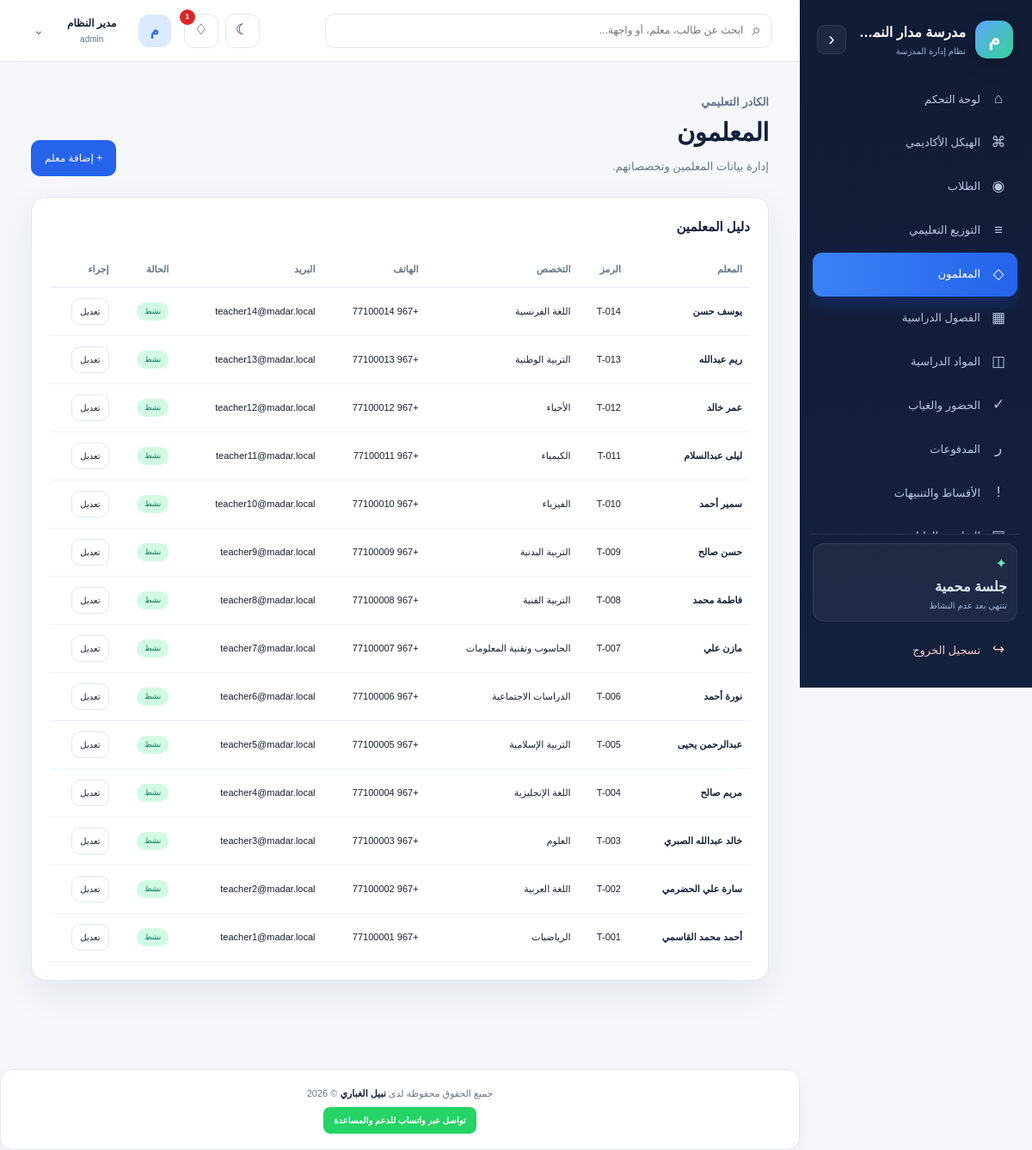
Page /teachers.php (signed in) on the committed database.
### tables this page shows
CREATE TABLE IF NOT EXISTS teachers (
 id INT UNSIGNED AUTO_INCREMENT PRIMARY KEY,
 full_name VARCHAR(120) NOT NULL,
 employee_code VARCHAR(40) DEFAULT NULL UNIQUE,
 subject VARCHAR(100) NOT NULL,
 phone VARCHAR(30) DEFAULT NULL,
 email VARCHAR(150) DEFAULT NULL,
 hire_date DATE DEFAULT NULL,
 status ENUM('active','inactive') NOT NULL DEFAULT 'active',
 created_at TIMESTAMP DEFAULT CURRENT_TIMESTAMP
);

### functions.php (called while the page is built, shortened)
<?php
function e($value): string {
    return htmlspecialchars((string)($value ?? ''), ENT_QUOTES | ENT_SUBSTITUTE, 'UTF-8');
}

### teachers.php (the view, shortened to what this page needs)
<?php
require_once 'config.php'; require_once 'functions.php'; requireLogin(); requirePermission($pdo, 'teachers.view');
$teachers = $pdo->query('SELECT * FROM teachers ORDER BY id DESC')->fetchAll();
$pageTitle = 'المعلمون'; require 'partials/header.php';
?>
<div class="page-heading"><div><p class="eyebrow">الكادر التعليمي</p><h1>المعلمون</h1><p>إدارة بيانات المعلمين وتخصصاتهم.</p></div><div class="actions"><a class="btn btn-primary" href="teachers.php?action=create">+ إضافة معلم</a></div></div>
<section class="panel"><div class="panel-header"><h2>دليل المعلمين</h2></div><div class="table-wrap"><table class="data-table"><thead><tr><th>المعلم</th><th>الرمز</th><th>التخصص</th><th>الهاتف</th><th>البريد</th><th>الحالة</th><th>إجراء</th></tr></thead><tbody><?php foreach ($teachers as $item): ?><tr><td class="student-name"><?= e($item['full_name']) ?></td><td><?= e($item['employee_code'] ?: '-') ?></td><td><?= e($item['subject']) ?></td><td><?= e($item['phone'] ?: '-') ?></td><td><?= e($item['email'] ?: '-') ?></td><td><span class="badge <?= $item['status']==='active'?'badge-success':'badge-muted' ?>"><?= $item['status']==='active'?'نشط':'غير نشط' ?></span></td><td><a class="btn btn-light btn-sm" href="teachers.php?id=<?= (int)$item['id'] ?>">تعديل</a></td></tr><?php endforeach; ?></tbody></table></div></section>
<?php require 'partials/footer.php'; ?>

### assets/css/style.css (style rules this page uses)
:root { --navy:#14213d;--navy-2:#1d4ed8;--blue:#2563eb;--blue-2:#60a5fa;--sky:#eff6ff; --mint:#0f766e;--ink:#172033;--muted:#64748b;--line:#e2e8f0;--bg:#f5f7fb;--white:#fff; --danger:#dc2626;--warning:#d97706;--success:#059669;--shadow:0 14px 40px rgba(20,33,61,.08); }
* { box-sizing:border-box }
html { scroll-behavior:smooth }
body { margin:0;background:var(--bg);color:var(--ink);font-family:Tahoma,Arial,sans-serif;line-height:1.7 }
a { color:inherit;text-decoration:none }
.page-heading { display:flex;align-items:flex-end;justify-content:space-between;gap:20px;margin-bottom:24px }
.eyebrow { color:var(--blue);font-size:11px;font-weight:700;margin:0 0 4px }
.page-heading h1 { margin:0;color:var(--navy);font-size:29px;letter-spacing:-.4px }
.page-heading p { color:var(--muted);margin:4px 0 0;font-size:13px }
.actions { display:flex;gap:8px;flex-wrap:wrap }
.btn { display:inline-flex;align-items:center;justify-content:center;gap:7px;border:1px solid transparent;border-radius:10px;padding:10px 15px;cursor:pointer;font-size:12px;transition:transform .2s ease,box-shadow .2s ease,background .2s ease }
.btn-primary { background:var(--blue);color:#fff }
.btn-light { background:var(--white);border-color:var(--line);color:var(--ink) }
.btn-sm { padding:6px 9px;font-size:10px }
.panel { background:var(--white);border:1px solid var(--line);border-radius:17px;padding:21px;box-shadow:var(--shadow);margin-bottom:18px }
.panel-header { display:flex;align-items:center;justify-content:space-between;gap:12px;margin-bottom:16px }
.panel-header h2 { font-size:15px;margin:0;color:var(--navy) }
.table-wrap { overflow:auto }
.data-table { width:100%;border-collapse:collapse;font-size:11px }
.data-table th { color:var(--muted);font-weight:700;text-align:right;padding:11px 9px;border-bottom:1px solid var(--line);white-space:nowrap }
.data-table td { padding:12px 9px;border-bottom:1px solid #eef2f7;white-space:nowrap }
.data-table tr { transition:background .18s }
.student-name { font-weight:700;color:var(--navy) }
.badge { display:inline-block;border-radius:20px;padding:3px 9px;font-size:9px }
.badge-success { background:#d1fae5;color:#047857 }

### rows in the picture
teachers: full_name "يوسف حسن", employee_code "T-014", subject "اللغة الفرنسية", phone "+967 77100014", email "teacher14@madar.local", status "نشط"
teachers: full_name "ريم عبدالله", employee_code "T-013", subject "التربية الوطنية", phone "+967 77100013", email "teacher13@madar.local", status "نشط"
teachers: full_name "عمر خالد", employee_code "T-012", subject "الأحياء", phone "+967 77100012", email "teacher12@madar.local", status "نشط"
teachers: full_name "ليلى عبدالسلام", employee_code "T-011", subject "الكيمياء", phone "+967 77100011", email "teacher11@madar.local", status "نشط"
teachers: full_name "سمير أحمد", employee_code "T-010", subject "الفيزياء", phone "+967 77100010", email "teacher10@madar.local", status "نشط"
teachers: full_name "حسن صالح", employee_code "T-009", subject "التربية البدنية", phone "+967 77100009", email "teacher9@madar.local", status "نشط"
teachers: full_name "فاطمة محمد", employee_code "T-008", subject "التربية الفنية", phone "+967 77100008", email "teacher8@madar.local", status "نشط"
teachers: full_name "مازن علي", employee_code "T-007", subject "الحاسوب وتقنية المعلومات", phone "+967 77100007", email "teacher7@madar.local", status "نشط"
teachers: full_name "نورة أحمد", employee_code "T-006", subject "الدراسات الاجتماعية", phone "+967 77100006", email "teacher6@madar.local", status "نشط"
teachers: full_name "عبدالرحمن يحيى", employee_code "T-005", subject "التربية الإسلامية", phone "+967 77100005", email "teacher5@madar.local", status "نشط"
teachers: full_name "مريم صالح", employee_code "T-004", subject "اللغة الإنجليزية", phone "+967 77100004", email "teacher4@madar.local", status "نشط"
teachers: full_name "خالد عبدالله الصبري", employee_code "T-003", subject "العلوم", phone "+967 77100003", email "teacher3@madar.local", status "نشط"
teachers: full_name "سارة علي الحضرمي", employee_code "T-002", subject "اللغة العربية", phone "+967 77100002", email "teacher2@madar.local", status "نشط"
teachers: full_name "أحمد محمد القاسمي", employee_code "T-001", subject "الرياضيات", phone "+967 77100001", email "teacher1@madar.local", status "نشط"

### other values in the picture
$notificationCount "1"
mb_substr($_SESSION['user']['full_name'] ?? 'م', 0, 1) "م"
$_SESSION['user']['full_name'] "مدير النظام"
$_SESSION['user']['role'] "admin"
